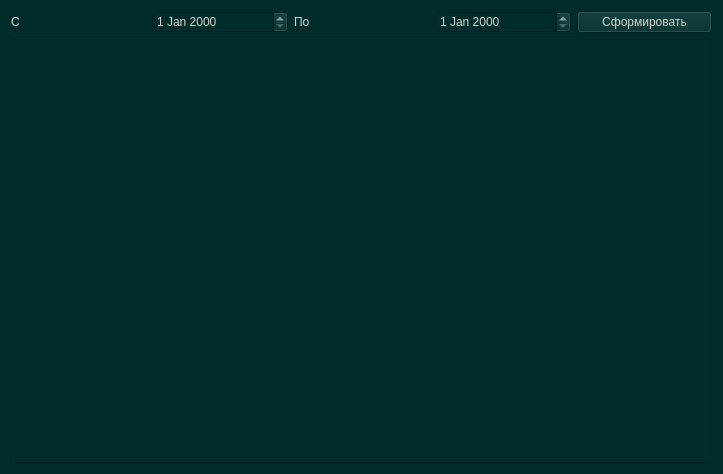
<?xml version="1.0" encoding="UTF-8"?>
<ui version="4.0">
 <class>Histogram</class>
 <widget class="QWidget" name="Histogram">
  <property name="geometry">
   <rect>
    <x>0</x>
    <y>0</y>
    <width>723</width>
    <height>474</height>
   </rect>
  </property>
  <property name="windowTitle">
   <string>Гистограмма</string>
  </property>
  <property name="styleSheet">
   <string notr="true">background-color: rgb(0, 44, 44);
selection-background-color: rgb(7, 52, 80);
alternate-background-color: rgb(0, 85, 0);

color: rgb(217, 212, 199);

font: 11.5pt &quot;MS Shell Dlg 2&quot;;</string>
  </property>
  <layout class="QGridLayout" name="gridLayout">
   <item row="0" column="1">
    <widget class="QDateEdit" name="deStart"/>
   </item>
   <item row="0" column="0">
    <widget class="QLabel" name="lblFrom">
     <property name="text">
      <string>C</string>
     </property>
    </widget>
   </item>
   <item row="0" column="3">
    <widget class="QDateEdit" name="deEnd"/>
   </item>
   <item row="0" column="2">
    <widget class="QLabel" name="lbllTo">
     <property name="text">
      <string>По</string>
     </property>
    </widget>
   </item>
   <item row="0" column="4">
    <widget class="QPushButton" name="pbCreate">
     <property name="text">
      <string>Сформировать</string>
     </property>
    </widget>
   </item>
   <item row="1" column="0" colspan="5">
    <widget class="PlotWidget" name="graphicsView"/>
   </item>
  </layout>
 </widget>
 <customwidgets>
  <customwidget>
   <class>PlotWidget</class>
   <extends>QGraphicsView</extends>
   <header>pyqtgraph</header>
  </customwidget>
 </customwidgets>
 <resources/>
 <connections/>
</ui>
